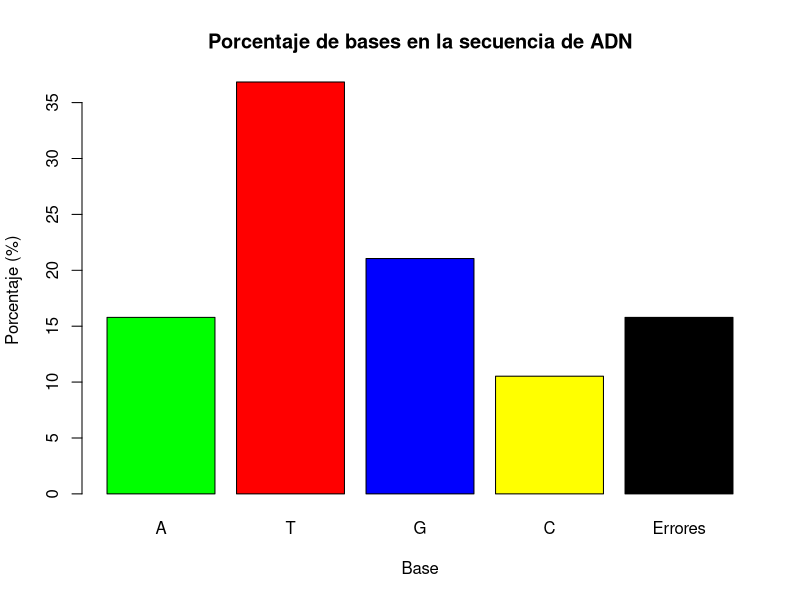

Here is the R script that generated this plot:
## ---- chunk 1
knitr::opts_chunk$set(echo = TRUE)
## ---- chunk 2

create_DNA_strand <- function(n){
  #================================Asignación de variables=====================================
  #Creamos una concatenación con las bases de DNA:
  bases <- c("A","C","T","G","-","N")
  
  #================================Creación de la función=======================================
  #Basados en el numero "n" ingresado por el usuario, creamos la cadena de bases de DNA
  
  
  #Con el uso de "prob", alteramos las probabilidades de apareción de los caracteres dentro de la
  #concatenación "bases", sumando las probabilidades debe de dar 1.
  cadena_dna <- paste0(sample(
    bases, size=n, replace=TRUE, prob=c(0.2, 0.2, 0.2, 0.2, 0.1,0.1)),
    collapse="")
  
  #Se imprime la función
  return(cadena_dna)
}

## ---- chunk 3
# Ejemplo con una secuencia que incluye todos los caracteres posibles
n <- 15
print(create_DNA_strand(n))
## ---- chunk 4

calcular_tam_dna <- function(secuencia_dna) {
  return(nchar(secuencia_dna)) 
}

## ---- chunk 5
calcular_porcentaje_bases <- function(secuencia) {
  # Con el propósito de evitar errores de ingreso de minúsculas, es preciso
  # convertir la secuencia ingresada a mayúsculas, por ello se usa "toupper"
  secuencia <- toupper(secuencia)
  
  # Se cuentan el número total de caracteres
  total_caracteres <- nchar(secuencia)
  
  # Se cuentan las bases (A, T, G, C) así como caracteres desconocidos (N) y guiones (-) u omisiones
  num_A <- sum(strsplit(secuencia, "")[[1]] == "A")
  num_T <- sum(strsplit(secuencia, "")[[1]] == "T")
  num_G <- sum(strsplit(secuencia, "")[[1]] == "G")
  num_C <- sum(strsplit(secuencia, "")[[1]] == "C")
  num_error <- (total_caracteres-(num_A+num_T+num_G+num_C))
  
  # Se calculan los respectivos porcentajes de cada base respecto al total
  porcentaje_A <- (num_A / total_caracteres) * 100
  porcentaje_T <- (num_T / total_caracteres) * 100
  porcentaje_G <- (num_G / total_caracteres) * 100
  porcentaje_C <- (num_C / total_caracteres) * 100
  porcentaje_error <- (num_error / total_caracteres) * 100
  
  # Se imprimen los respectivos resultados obtenidos
  cat("Análisis de la secuencia de ADN:\n")
  cat("Total de caracteres:", total_caracteres, "\n\n")
  cat("Bases encontradas:\n")
  cat("A:", num_A, "(", round(porcentaje_A, 2), "%)\n")
  cat("T:", num_T, "(", round(porcentaje_T, 2), "%)\n")
  cat("G:", num_G, "(", round(porcentaje_G, 2), "%)\n")
  cat("C:", num_C, "(", round(porcentaje_C, 2), "%)\n")
  cat("Errores (desconocido):", num_error, "(", round(porcentaje_error, 2), "%)\n")
  
  # Se crea el respectivo histograma (ver si se puede cambiar a la funcion hist)
  barplot(c(porcentaje_A, porcentaje_T, porcentaje_G, porcentaje_C, porcentaje_error),
          names.arg = c("A", "T", "G", "C", "Errores"),
          col = c("green", "red", "blue", "yellow", "black"),
          main = "Porcentaje de bases en la secuencia de ADN",
          ylab = "Porcentaje (%)",
          xlab = "Base")
}
## ---- chunk 6
# Ejemplo con una secuencia que incluye todos los caracteres posibles
secuencia_ejemplo <- "CTGATTT-GATGGTC-NAT"
calcular_porcentaje_bases(secuencia_ejemplo)
## ---- chunk 7
library('stringr')


transcript_DNA_to_RNA<- function(dna_strand){
  
  initial <- c("A", "C", "T", "G");
  counter <- c("U", "G", "A", "C");
  
  dna_strand_vector <- strsplit(dna_strand, "")[[1]]
  
  strand <- "";
  found <- FALSE;
  index<- 0;
  
  for (a in 1:nchar(dna_strand)){
    for (i in 1:length(initial)){
      if(dna_strand_vector[a]==initial[i]){
        found <- TRUE
        index <- i
      }
    }
    
    if(found){
      strand<- paste(strand, counter[index])
      found <- FALSE;
      index<- 0;
    }
    else{
      strand<- paste(strand, dna_strand_vector[a])
    }
  }
  
  return(strand)
}

## ---- chunk 8
new_strand <- transcript_DNA_to_RNA("ACGGGTAAGG")
new_strand
## ---- chunk 9

library(stringr)

# Auxiliar function to help the function translation_ARNm()

read_codons<- function(DNA_line, codon_number){
  first_number <- 1
  last_number <-3 
  codons <- c()
  protein_chain <-""
  
  #Division of the line into codons inside a vector.
  for (i in 1:codon_number){
    new_codon = substr(DNA_line,first_number,last_number)
    codons <- append(codons,new_codon)
    first_number <- first_number +3
    last_number <- last_number +3
  }
  
  stop_codon <- FALSE
  codon_located <- FALSE
  start_reading <-FALSE
  
  j <- 1
  
  dictionary_meanings <- c(' Phe +',' Phe +',' Leu +',' Leu +',
    ' Leu +',' Leu +',' Leu +',' Leu +', 
    ' Ile +',' Ile +',' Ile +',' Met +',
    ' Val +',' Val +',' Val +',' Val +',
    ' Ser +',' Ser +',' Ser +',' Ser +',
    ' Pro +',' Pro +',' Pro +',' Pro +', 
    ' Thr +',' Thr +',' Thr +',' Thr +',
    ' Ala +',' Ala +',' Ala +',' Ala +',
    ' Tyr +',' Tyr +',' Stop',' Stop',
    ' His +',' His +',' Gin +',' Gin +',
    ' Asn +',' Asn +',' Lys +',' Lys +',
    ' Asp +',' Asp +',' Glu +',' Glu +',
    ' Cys +',' Cys +',' Stop',' Trp +',
    ' Arg +',' Arg +',' Arg +',' Arg +',
    ' Ser +',' Ser +',' Arg +',' Arg +',
    ' Gly +',' Gly +',' Gly +',' Gly +')
  
  
    dictionary_names <- c('UUU','UUC','UUA','UUG',
        'CUU','CUC','CUA','CUG',
        'AUU','AUC','AUA','AUG',
        'GUU','GUC','GUA','GUG',
        'UCU','UCC','UCA','UCG',
        'CCU','CCC','CCA','CCG',
        'ACU','ACC','ACA','ACG',
        'GCU','GCC','GCA','GCG',
        'UAU','UAC','UAA','UAG',
        'CAU','CAC','CAA','CAG',
        'AAU','AAC','AAA','AAG',
        'GAU','GAC','GAA','GAG',
        'UGU','UGC','UGA','UGG',
        'CGU','CGC','CGA','CGG',
        'AGU','AGC','AGA','AGG',
        'GGU','GGC','GGA','GGG')

    
  while (j <= length(codons) && stop_codon == FALSE){
    
    if (str_equal(codons[j],'AUG') == TRUE){
      start_reading <- TRUE
    }
    
    if (start_reading == TRUE){
      for (x in 1:length(dictionary_names)){
        if (str_equal(dictionary_names[x], codons[j]) == TRUE){
  
          protein_chain <- paste(protein_chain,dictionary_meanings[x])
          codon_located <- TRUE
  
          if ((dictionary_meanings[x] == " Stop") == TRUE){
            stop_codon <- TRUE
          }
        }
      }
      
      #Option in case none of the dictionary cases marches
      if (codon_located == FALSE){
        protein_chain <- paste(protein_chain," NA +")
      }
      else{
        protein_chain <-protein_chain
        codon_located <- FALSE
      }
    }
    
    #Increase of the count of codons
    j <- j+1
  }
  
    #Elimination of the + sign from the end character if it matches
  if( str_equal(substr(protein_chain, nchar(protein_chain)-1,nchar(protein_chain))," +")){
    protein_chain <- substr(protein_chain, 1, nchar(protein_chain)-1)
  }
  
  return(protein_chain)
}

## ---- chunk 10
reading_ARNm <- function(line){
  size <- nchar(line)
  
  module <- size %% 3
  codon_number <- floor(nchar(line)/3)
  
  if (module == 0){
    ARNm <- line
    aminoacid_chain <- read_codons(ARNm,codon_number)
  }
  
  else{
    ARNm <- substr(line, 1, size-module)
    aminoacid_chain <- read_codons(ARNm,codon_number)
    
    if(str_equal(substr(aminoacid_chain, nchar(aminoacid_chain)-4, nchar(aminoacid_chain) )," Stop")){
      aminoacid_chain <- aminoacid_chain
    }
    else{
      aminoacid_chain <- paste(aminoacid_chain,"+ NA")
    }
  }
  
  return(aminoacid_chain)
}
## ---- chunk 11
ARN_irre <- "CUUUGDDCGAUGAGCUCCUACU"
print(reading_ARNm(ARN_irre))
## ---- chunk 12
library(stringi)

reverse_strand<- function(DNA_line){
  reverse_strand <- stri_reverse(DNA_line)
  return(reverse_strand)
}
## ---- chunk 13
ARN_irre <- "CUUUGDDCGAUGAGCUCCUACU"
reverse_strand(ARN_irre)
## ---- chunk 14
library('stringr')

complement_strand <- function(dna_strand){
  
  initial <- c("A", "C", "T", "G");
  complement <- c("T", "G", "A", "C");
  
  names(initial) <- complement
  
  dna_strand <- strsplit(dna_strand, "")[[1]]
  
  strand <- "";
  
  for (i in dna_strand){
    if(is.na(match(i, initial))){
     strand <- paste(strand, i);
    }
    else{
      strand <- paste(strand, initial[[i]]);
    }
  }
  return(strand)
}
## ---- chunk 15
new_strand <- complement_strand("ACGGGSEGSRTAAGG")
new_strand
## ---- chunk 16


